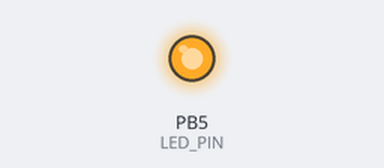
This program was run on a simulated ATmega328P, built with avr-gcc and emulated at 1 MHz. On the bench: output pins drawn as LEDs (lit = HIGH).

Above: at 3.5 s.
At 10.5 s:
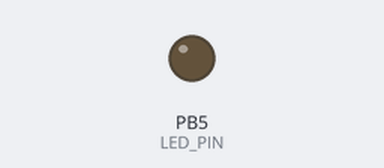
Timing chart, 0 to 18.2 s (numbered marks = the images above):
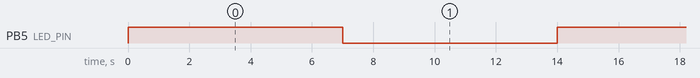

The program:

main.c
```c
/*
* Blink.c
*
* Created: 12/12/2017
* Author : delta
*/

#define F_CPU 1000000UL
#define LED_PIN 5

#include <avr/io.h>
#include <util/delay.h>

int main(void)
{
	/* Replace with your application code */
	DDRB |= (1 << LED_PIN);
	while (1)
	{
		PORTB ^= (1 << LED_PIN);
		_delay_ms(1000);
		_delay_ms(1000);
		_delay_ms(1000);
		_delay_ms(1000);
		_delay_ms(1000);
		_delay_ms(1000);
		_delay_ms(1000);
	}
}
```

Measured:
- by itself, PB5 (LED_PIN): alternates HIGH for 7.0 s and LOW for 7.0 s
